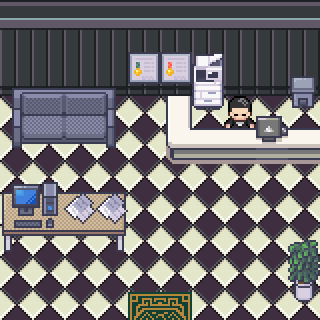

This is a level from a 2D game, rendered from its Tiled map with the project's own tilesets. A one-line summary and the map file follow, with tile-layer data summarised:
An orthogonal 10x10 tile map with 32x32 px tiles, 4 tile layers (Tile Layer 1, Tile Layer 2, Tile Layer 3, Above player), 4 tilesets and 12 objects (7x event, 5x collision).

<map version="1.10" tiledversion="git" orientation="orthogonal" renderorder="right-down" width="10" height="10" tilewidth="32" tileheight="32" infinite="0" nextlayerid="8" nextobjectid="74">
 <properties>
  <property name="edges" value="clamped" />
  <property name="inside" type="bool" value="true" />
  <property name="scenario" value="spyder" />
  <property name="slug" value="leather_shaft2" />
  <property name="map_type" value="notype" />
 </properties>
 <tileset firstgid="1" source="../gfx/tilesets/core_indoor_walls.tsx" />
 <tileset firstgid="3865" name="Office_interiors_shadowless_16x16" tilewidth="32" tileheight="32" tilecount="528" columns="22">
  <image source="../gfx/tilesets/Office_interiors_shadowless_16x16.png" width="704" height="768" />
 </tileset>
 <tileset firstgid="4393" name="Interiors_16x16" tilewidth="32" tileheight="32" tilecount="2592" columns="16">
  <image source="../gfx/tilesets/Interiors_16x16.png" width="512" height="5184" />
 </tileset>
 <tileset firstgid="6985" source="../gfx/tilesets/core_indoor_floors.tsx" />
 <layer id="1" name="Tile Layer 1" width="10" height="10">
  <data>[100 cells, 100 non-empty, 4 distinct tile ids]</data>
 </layer>
 <layer id="2" name="Tile Layer 2" width="10" height="10">
  <data>[100 cells, 42 non-empty, 35 distinct tile ids]</data>
 </layer>
 <layer id="3" name="Tile Layer 3" width="10" height="10">
  <data>[100 cells, 9 non-empty, 8 distinct tile ids]</data>
 </layer>
 <layer id="4" name="Above player" width="10" height="10">
  <data>[100 cells, 4 non-empty, 4 distinct tile ids]</data>
 </layer>
 <objectgroup color="#ff0000" id="5" name="Collisions">
  <object id="62" type="collision" x="0" y="192" width="128" height="32" />
  <object id="63" type="collision" x="160" y="96" width="160" height="64" />
  <object id="64" type="collision" x="0" y="64" width="320" height="32" />
  <object id="65" type="collision" x="0" y="96" width="128" height="32" />
  <object id="66" type="collision" x="288" y="288" width="32" height="32" />
 </objectgroup>
 <objectgroup color="#ffff00" id="6" name="Events">
  <object id="67" name="Go Outside" type="event" x="128" y="288" width="64" height="32">
   <properties>
    <property name="act1" value="transition_teleport player,spyder_leather_town.tmx,24,4,0.3" />
    <property name="act2" value="char_face player,down" />
    <property name="cond1" value="is char_at player" />
    <property name="cond2" value="is char_facing player,down" />
   </properties>
  </object>
  <object id="68" name="PC" type="event" x="0" y="192" width="64" height="32">
   <properties>
    <property name="act1" value="translated_dialog spyder_leathershaft2_pc" />
    <property name="cond1" value="is char_facing_tile player" />
    <property name="cond2" value="is button_pressed INTERACT" />
   </properties>
  </object>
  <object id="69" name="Papers" type="event" x="64" y="192" width="64" height="32">
   <properties>
    <property name="act1" value="translated_dialog spyder_leathershaft2_papers" />
    <property name="cond1" value="is char_facing_tile player" />
    <property name="cond2" value="is button_pressed INTERACT" />
   </properties>
  </object>
  <object id="70" name="Dude" type="event" x="224" y="128" width="32" height="32">
   <properties>
    <property name="act1" value="translated_dialog spyder_leathershaft2_dude" />
    <property name="cond1" value="is char_facing_tile player" />
    <property name="cond2" value="is button_pressed INTERACT" />
   </properties>
  </object>
  <object id="71" name="Achievement" type="event" x="128" y="64" width="32" height="32">
   <properties>
    <property name="act1" value="translated_dialog spyder_leathershaft2_achievement" />
    <property name="cond1" value="is char_facing_tile player" />
    <property name="cond2" value="is button_pressed INTERACT" />
   </properties>
  </object>
  <object id="72" name="Create NPCs" type="event" x="32" y="32" width="32" height="32">
   <properties>
    <property name="act1" value="create_npc spyder_leathershaft2_colin,7,7" />
    <property name="act2" value="char_face spyder_leathershaft2_colin,up" />
    <property name="cond1" value="not char_exists spyder_leathershaft2_colin" />
   </properties>
  </object>
  <object id="73" name="Skeptic" type="event" x="224" y="224" width="32" height="32">
   <properties>
    <property name="act1" value="translated_dialog spyder_leathershaft2_skeptic" />
    <property name="behav1" value="talk spyder_leathershaft2_colin" />
   </properties>
  </object>
 </objectgroup>
</map>
